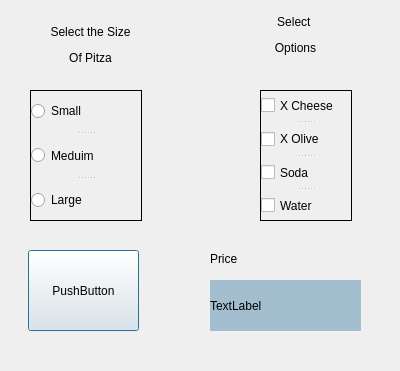
<?xml version="1.0" encoding="UTF-8"?>
<ui version="4.0">
 <class>Dialog</class>
 <widget class="QDialog" name="Dialog">
  <property name="geometry">
   <rect>
    <x>0</x>
    <y>0</y>
    <width>400</width>
    <height>371</height>
   </rect>
  </property>
  <property name="windowTitle">
   <string>Dialog</string>
  </property>
  <widget class="QPushButton" name="calculate_button">
   <property name="geometry">
    <rect>
     <x>28</x>
     <y>250</y>
     <width>111</width>
     <height>81</height>
    </rect>
   </property>
   <property name="text">
    <string>PushButton</string>
   </property>
  </widget>
  <widget class="QLabel" name="label">
   <property name="geometry">
    <rect>
     <x>210</x>
     <y>250</y>
     <width>67</width>
     <height>17</height>
    </rect>
   </property>
   <property name="text">
    <string>Price</string>
   </property>
  </widget>
  <widget class="QLabel" name="price_label">
   <property name="geometry">
    <rect>
     <x>210</x>
     <y>280</y>
     <width>151</width>
     <height>51</height>
    </rect>
   </property>
   <property name="styleSheet">
    <string notr="true">background-color: rgb(163, 191, 207);</string>
   </property>
   <property name="text">
    <string>TextLabel</string>
   </property>
  </widget>
  <widget class="QLabel" name="label_3">
   <property name="geometry">
    <rect>
     <x>30</x>
     <y>20</y>
     <width>121</width>
     <height>51</height>
    </rect>
   </property>
   <property name="text">
    <string>&lt;html&gt;&lt;head/&gt;&lt;body&gt;&lt;p align=&quot;center&quot;&gt;Select the Size&lt;/p&gt;&lt;p align=&quot;center&quot;&gt;Of Pitza&lt;/p&gt;&lt;/body&gt;&lt;/html&gt;</string>
   </property>
  </widget>
  <widget class="QLabel" name="label_4">
   <property name="geometry">
    <rect>
     <x>250</x>
     <y>10</y>
     <width>91</width>
     <height>51</height>
    </rect>
   </property>
   <property name="text">
    <string>&lt;html&gt;&lt;head/&gt;&lt;body&gt;&lt;p align=&quot;center&quot;&gt;Select &lt;/p&gt;&lt;p align=&quot;center&quot;&gt;Options&lt;/p&gt;&lt;/body&gt;&lt;/html&gt;</string>
   </property>
  </widget>
  <widget class="QSplitter" name="splitter">
   <property name="geometry">
    <rect>
     <x>30</x>
     <y>90</y>
     <width>112</width>
     <height>131</height>
    </rect>
   </property>
   <property name="frameShape">
    <enum>QFrame::Panel</enum>
   </property>
   <property name="orientation">
    <enum>Qt::Vertical</enum>
   </property>
   <widget class="QRadioButton" name="small_radio">
    <property name="text">
     <string>Small</string>
    </property>
   </widget>
   <widget class="QRadioButton" name="medium_radio">
    <property name="text">
     <string>Meduim</string>
    </property>
   </widget>
   <widget class="QRadioButton" name="large_radio">
    <property name="text">
     <string>Large</string>
    </property>
   </widget>
  </widget>
  <widget class="QSplitter" name="splitter_2">
   <property name="geometry">
    <rect>
     <x>260</x>
     <y>90</y>
     <width>92</width>
     <height>131</height>
    </rect>
   </property>
   <property name="frameShape">
    <enum>QFrame::Panel</enum>
   </property>
   <property name="orientation">
    <enum>Qt::Vertical</enum>
   </property>
   <widget class="QCheckBox" name="cheese_option">
    <property name="text">
     <string>X Cheese</string>
    </property>
   </widget>
   <widget class="QCheckBox" name="olive_option">
    <property name="text">
     <string>X Olive</string>
    </property>
   </widget>
   <widget class="QCheckBox" name="soda_option">
    <property name="text">
     <string>Soda</string>
    </property>
   </widget>
   <widget class="QCheckBox" name="water_option">
    <property name="text">
     <string>Water</string>
    </property>
   </widget>
  </widget>
 </widget>
 <resources/>
 <connections/>
</ui>
